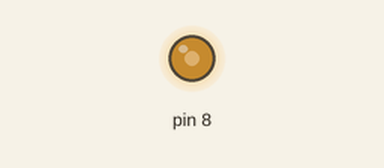
The program below on a simulated Arduino Mega 2560, built with avr-gcc and run on an emulated ATmega2560. Shown: output pins drawn as LEDs (lit = HIGH).

Above: at 0.1 s.
Timing chart, 0 to 1.6 s (numbered marks = the images above):
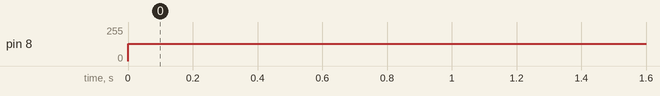

Measured:
- by itself, pin 8: 0/255 → 128/255 at 0.00 s

The program:

main.cpp
```cpp
#include <Arduino.h>
#define rpm_max 1000.0
#define rpm_min 0

void pwm_stop()
{
  TCCR4A &= ~(1<<COM4C1); // Disable PWM. Output voltage is zero.
}

void pwm_init()
{
  // Configure variable PWM and enable pin, if required.
  DDRH |= (1<<DDH5); // Configure as PWM output pin 8.
  TCCR4A = ((1<< WGM40 ) | (1 << WGM41)); // Configure PWM output compare timer
  TCCR4B = ((1<<WGM42) | (1<<WGM43) | (1<<CS41));

  OCR4A = 2000 ; // Set the top value for fast PWM mode
  pwm_stop();
}

void setup() {
  // put your setup code here, to run once:
  pwm_init();
  OCR4C = 1000; // Set PWM output level.
  // pinMode(8,1);
}

void loop() {
    TCCR4A |= (1<<COM4C1); // Ensure PWM output is enabled.
}
```
